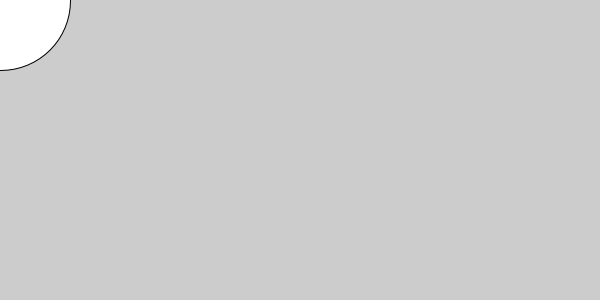
Frame 1 (no input)
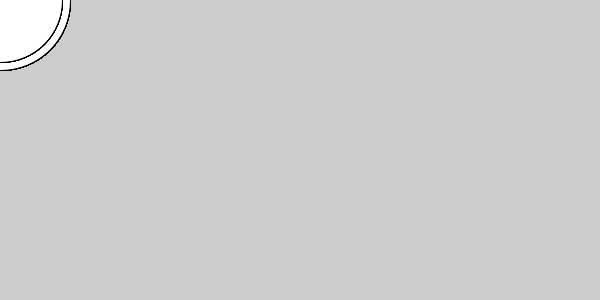
Frame 60 (the mouse pressed at the canvas centre just before this capture)
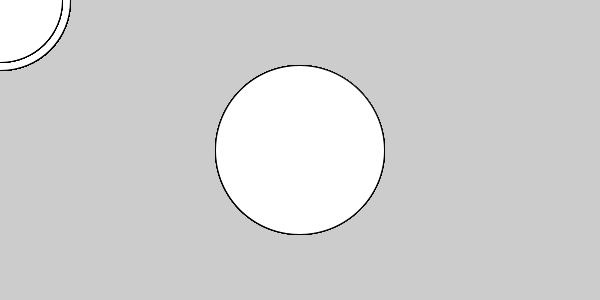
Frame 120 (the mouse held since frame 60 and released just before this capture)

The Processing sketch that drew these frames (run headless with seeded random() and noise(); from frame 60 on, the mouse is pressed at the canvas centre):

// Processing sketch: V_NoiseBrush
// ── V_NoiseBrush.pde
void setup()
{
  size(600, 300);
}

void draw(){
 float time = millis() /1000;
 
 float d3 = map(noise(time), 0, 1, 50, 200);
 
 ellipse(mouseX, mouseY, d3, d3);
 
}
